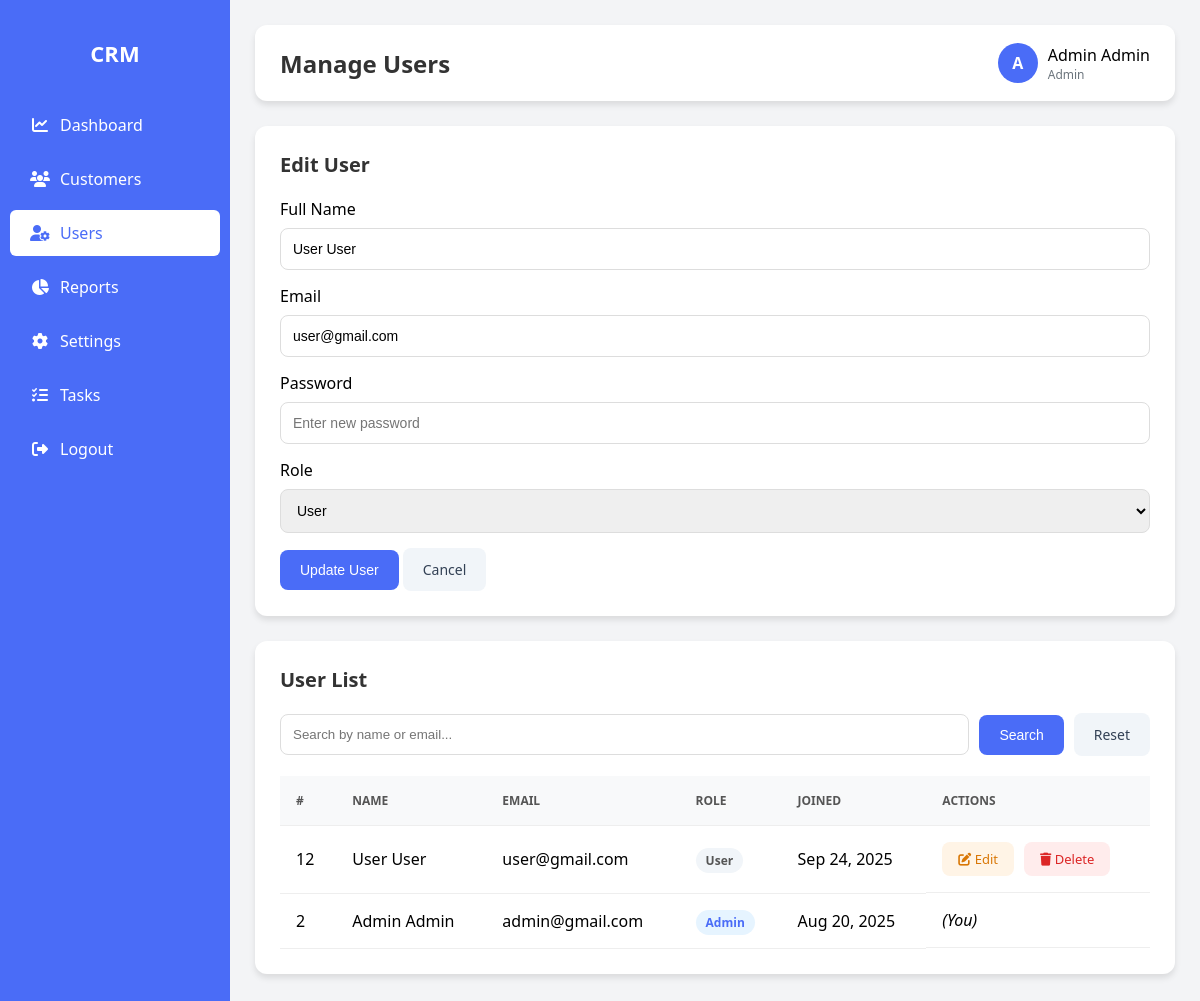
/users.php?edit=12 (signed in), run on the app's committed database.
### tables this page shows
CREATE TABLE `users` (
  `id` int(11) NOT NULL,
  `name` varchar(100) NOT NULL,
  `email` varchar(100) NOT NULL,
  `password` varchar(255) NOT NULL,
  `role` enum('admin','user') DEFAULT 'user',
  `created_at` timestamp NOT NULL DEFAULT current_timestamp(),
  `updated_at` timestamp NOT NULL DEFAULT current_timestamp() ON UPDATE current_timestamp()
);

### functions.php (called while the page is built, shortened)
<?php
function getUserDetails($user_id) {
    global $conn;
    $sql = "SELECT * FROM users WHERE id = ?";
    $stmt = $conn->prepare($sql);
    $stmt->bind_param("i", $user_id);
    $stmt->execute();
    $result = $stmt->get_result();
    if ($result->num_rows > 0) {
        $user = $result->fetch_assoc();
        $name_parts = explode(' ', $user['name'], 2);
        $user['first_name'] = $name_parts[0] ?? '';
        $user['last_name'] = $name_parts[1] ?? '';
        return $user;
    }
    return null;
}
?>

### users.php (the view, shortened to what this page needs)
<?php
include 'config.php';
include 'functions.php';
$user_id = $_SESSION['user_id'];
$user_data = getUserDetails($user_id);
$user_name = $user_data['name'];
$role = $user_data['role'];
$search_term = $_GET['search'] ?? '';
if (!empty($search_term)) {
    $search_like = "%" . $search_term . "%";
    $stmt = $conn->prepare("SELECT id, name, email, role, created_at FROM users WHERE name LIKE ? OR email LIKE ? ORDER BY id DESC");
    $stmt->bind_param("ss", $search_like, $search_like);
    $stmt->execute();
    $result = $stmt->get_result();
    $stmt->close();
} else {
    $result = $conn->query("SELECT id, name, email, role, created_at FROM users ORDER BY id DESC");
}
$editUser = null;
if (isset($_GET['edit'])) {
    $id = intval($_GET['edit']);
    $stmt = $conn->prepare("SELECT * FROM users WHERE id = ?");
    $stmt->bind_param("i", $id);
    $stmt->execute();
    $editUser = $stmt->get_result()->fetch_assoc();
}
?>
<!DOCTYPE html>
<html lang="en">
<head>
    <link rel="stylesheet" href="https://cdnjs.cloudflare.com/ajax/libs/font-awesome/6.4.0/css/all.min.css">
</head>
<body>
    <?php include 'sidebar.php'; ?>
    <div class="main-content">
        <div class="header">
            <h2>Manage Users</h2>
            <div class="header-actions">
                <div class="user-profile">
                    <div class="user-avatar"><?= strtoupper(substr($user_name, 0, 1)); ?></div>
                    <div>
                        <div style="font-weight: 500;"><?= htmlspecialchars($user_name); ?></div>
                        <div style="font-size: 12px; color: var(--secondary);"><?= ucfirst($role); ?></div>
                    </div>
                </div>
            </div>
        </div>
        <div class="card">
            <h3><?php echo $editUser ? 'Edit User' : 'Add New User'; ?></h3>
            <form method="POST">
                <div class="form-group">
                    <label for="name">Full Name</label>
                    <input type="text" id="name" name="name" value="<?= htmlspecialchars($editUser['name'] ?? ''); ?>" required>
                </div>
                <div class="form-group">
                    <label for="email">Email</label>
                    <input type="email" id="email" name="email" value="<?= htmlspecialchars($editUser['email'] ?? ''); ?>" required>
                </div>
                <div class="form-group">
                    <label for="password">Password</label>
                    <input type="password" id="password" name="password" placeholder="<?php echo $editUser ? 'Enter new password' : 'Password'; ?>" required>
                </div>
                <div class="form-group">
                    <label for="role">Role</label>
                    <select id="role" name="role" required>
                        <option value="user" <?= ($editUser['role'] ?? 'user') === 'user' ? 'selected' : ''; ?>>User</option>
                    </select>
                </div>
                <?php if ($editUser): ?>
                    <button type="submit" name="update_user" class="btn btn-primary">Update User</button>
                    <a href="users.php" class="btn btn-secondary">Cancel</a>
                <?php else: ?>
                    <button type="submit" name="add_user" class="btn btn-primary">Add User</button>
                <?php endif; ?>
            </form>
        </div>
        <div class="card">
            <h3>User List</h3>
            <form method="GET" class="search-bar">
                <input type="text" name="search" placeholder="Search by name or email..." value="<?= htmlspecialchars($search_term); ?>">
                <button type="submit" class="btn btn-primary">Search</button>
                <a href="users.php" class="btn btn-secondary">Reset</a>
            </form>
            <table>
                <thead>
                    <tr>
                        <th>#</th>
                        <th>Name</th>
                        <th>Email</th>
                        <th>Role</th>
                        <th>Joined</th>
                        <th>Actions</th>
                    </tr>
                </thead>
                <tbody>
                    <?php while ($row = $result->fetch_assoc()): ?>
                    <tr>
                        <td><?= $row['id']; ?></td>
                        <td><?= htmlspecialchars($row['name']); ?></td>
                        <td><?= htmlspecialchars($row['email']); ?></td>
                        <td><span class="role-badge role-<?= $row['role']; ?>"><?= ucfirst($row['role']); ?></span></td>
                        <td><?= date("M j, Y", strtotime($row['created_at'])); ?></td>
                        <td class="action-cell">
                            <?php if ($row['id'] != $_SESSION['user_id']): ?>
                                <a href="users.php?edit=<?= $row['id']; ?>" class="btn btn-edit"><i class="fas fa-edit"></i> Edit</a>
                                <a href="users.php?delete=<?= $row['id']; ?>" class="btn btn-delete" onclick="return confirm('Delete this user?');"><i class="fas fa-trash"></i> Delete</a>
                            <?php else: ?>
                                <em>(You)</em>
                            <?php endif; ?>
                        </td>
                    </tr>
                    <?php endwhile; ?>
                </tbody>
            </table>
        </div>
    </div>
</body>
</html>

### users.php (style rules this page uses)
.header { background: white; padding: 18px 25px; border-radius: var(--border-radius); box-shadow: var(--box-shadow); margin-bottom: 25px; display: flex; justify-content: space-between; align-items: center; }
.header h2 { margin: 0; font-size: 24px; color: #333; }
.header-actions { display: flex; align-items: center; gap: 15px; }
.user-profile { display: flex; align-items: center; gap: 10px; }
.user-avatar { width: 40px; height: 40px; border-radius: 50%; background: var(--primary); color: white; display: flex; justify-content: center; align-items: center; font-weight: bold; }
.card { background: white; padding: 25px; border-radius: var(--border-radius); box-shadow: var(--box-shadow); margin-bottom: 25px; }
.card h3 { margin-top: 0; margin-bottom: 20px; font-size: 20px; color: #333; }
.form-group { margin-bottom: 15px; }
.form-group label { display: block; margin-bottom: 8px; font-weight: 500; }
.form-group input, .form-group select { width: 100%; padding: 12px; border: 1px solid #ddd; border-radius: 8px; font-size: 14px; box-sizing: border-box; }
.btn { padding: 12px 20px; border: none; border-radius: 8px; cursor: pointer; font-size: 14px; font-weight: 500; text-decoration: none; display: inline-block; }
.btn-primary { background-color: var(--primary); color: white; }
.btn-secondary { background-color: #f1f5f9; color: #334155; }
.btn-edit { background: #fff4e6; color: #d97706; padding: 8px 16px; font-size: 13px; }
.btn-delete { background: #ffecec; color: #dc2626; padding: 8px 16px; font-size: 13px; }
.search-bar { display: flex; gap: 10px; align-items: center; margin-bottom: 20px; }
.search-bar input { flex-grow: 1; padding: 12px; border-radius: 8px; border: 1px solid #ddd; }
table { width: 100%; border-collapse: collapse; margin-top: 15px; }
table th, table td { padding: 16px; text-align: left; border-bottom: 1px solid #eee; }
table th { background: #f8f9fa; color: #555; font-size: 12px; font-weight: 600; text-transform: uppercase; }
.role-badge { padding: 4px 10px; border-radius: 15px; font-size: 12px; font-weight: bold; }
.role-admin { background-color: #e6f4ff; color: var(--primary); }
.role-user { background-color: #f1f5f9; color: #555; }
.action-cell { display: flex; gap: 10px; }

### sidebar.php (style rules this page uses)
:root { --primary: #4a6cf7; --primary-dark: #3a5ad9; --secondary: #6c757d; --success: #28a745; --warning: #ffc107; --danger: #dc3545; --light: #f8f9fa; --dark: #343a40; --sidebar-width: 230px; --border-radius: 12px; --box-shadow: 0 4px 6px rgba(0, 0, 0, 0.1); --transition: all 0.3s ease; }
body { margin: 0; font-family: 'Segoe UI', Tahoma, Geneva, Verdana, sans-serif; display: flex; min-height: 100vh; background: #f3f4f6; }
.main-content { flex: 1; overflow-y: auto; padding: 25px; }

### data on the page
users: name "A", name "Admin Admin", role "Admin", id "2", email "admin@gmail.com", created_at "Aug 20, 2025", shows "(You)"
users: name "User User", email "user@gmail.com", role "User", id "12", created_at "Sep 24, 2025"
